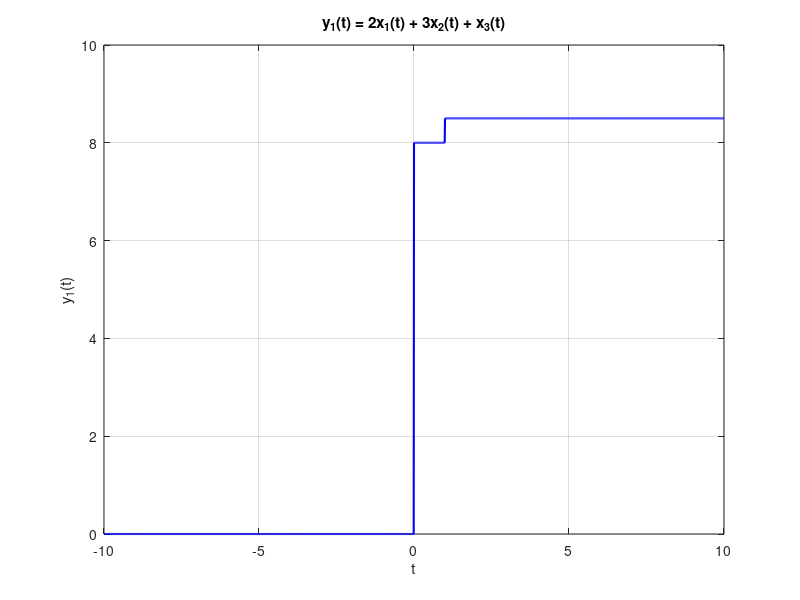
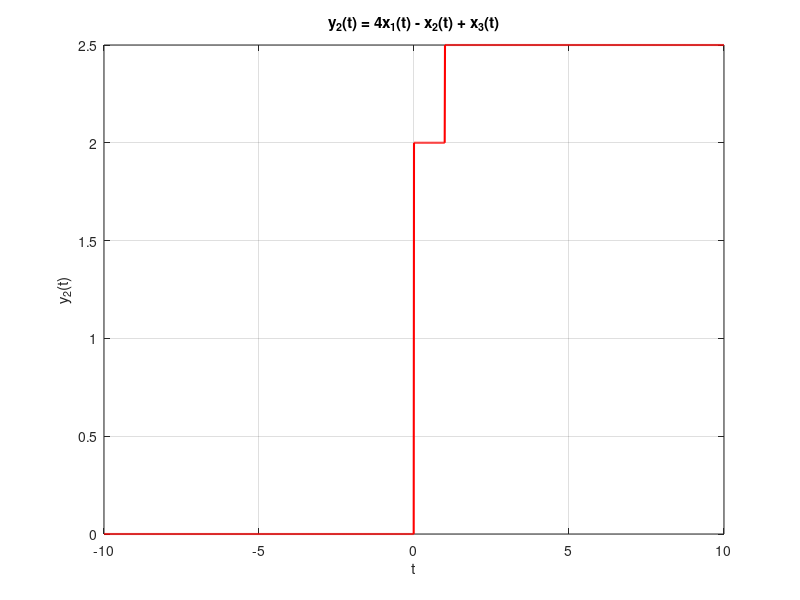

These figures' MATLAB source, in order:
t = -10:0.01:10; % Time vector (continuous)

% Define unit step function
u = @(x) double(x >= 0);

% Input signals
x1 = u(t);            % x1(t) = u(t)
x2 = 2 * u(t);        % x2(t) = 2u(t)
x3 = 0.5 * u(t - 1);  % x3(t) = 0.5u(t - 1)

% System outputs
y1 = 2 * x1 + 3 * x2 + x3;
y2 = 4 * x1 - x2 + x3;

% Plot y1(t)
figure;
plot(t, y1, 'b', 'LineWidth', 1.5);
title('y_1(t) = 2x_1(t) + 3x_2(t) + x_3(t)');
xlabel('t'); ylabel('y_1(t)');
grid on;

% Plot y2(t)
figure;
plot(t, y2, 'r', 'LineWidth', 1.5);
title('y_2(t) = 4x_1(t) - x_2(t) + x_3(t)');
xlabel('t'); ylabel('y_2(t)');
grid on;
